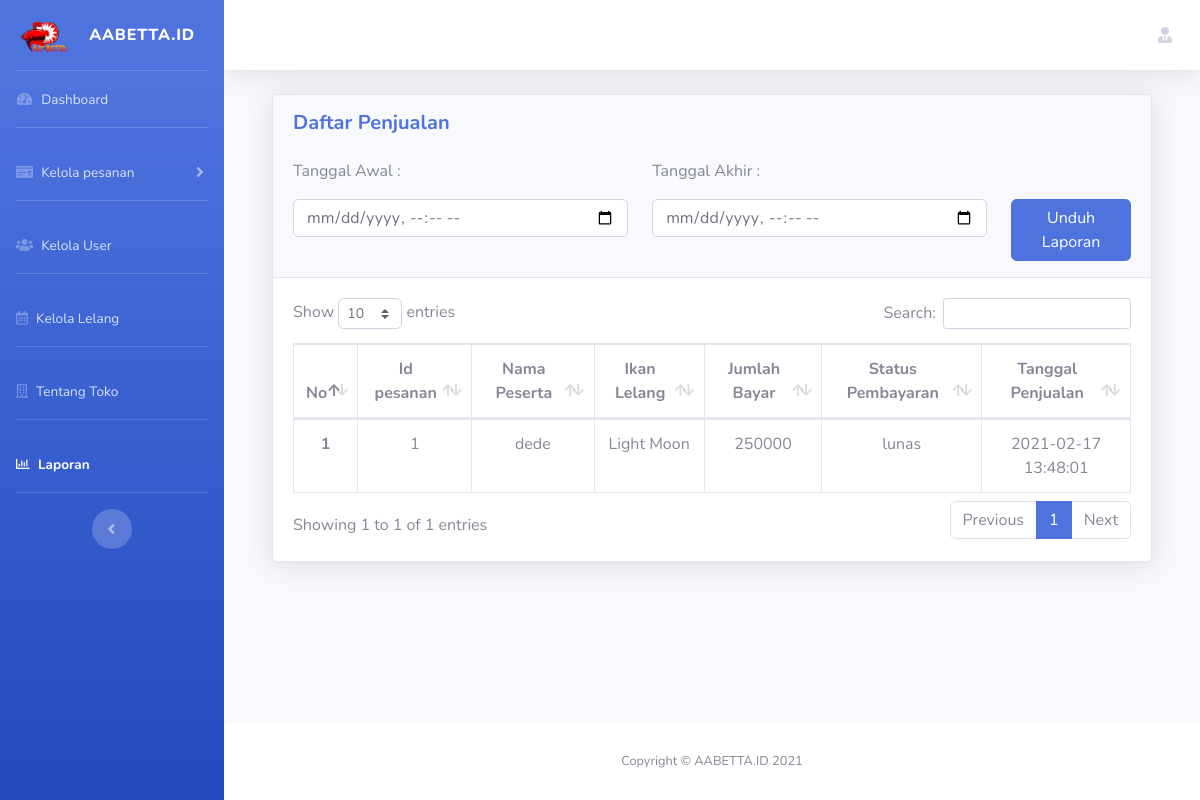
The app's page /index.php/laporan, older data.
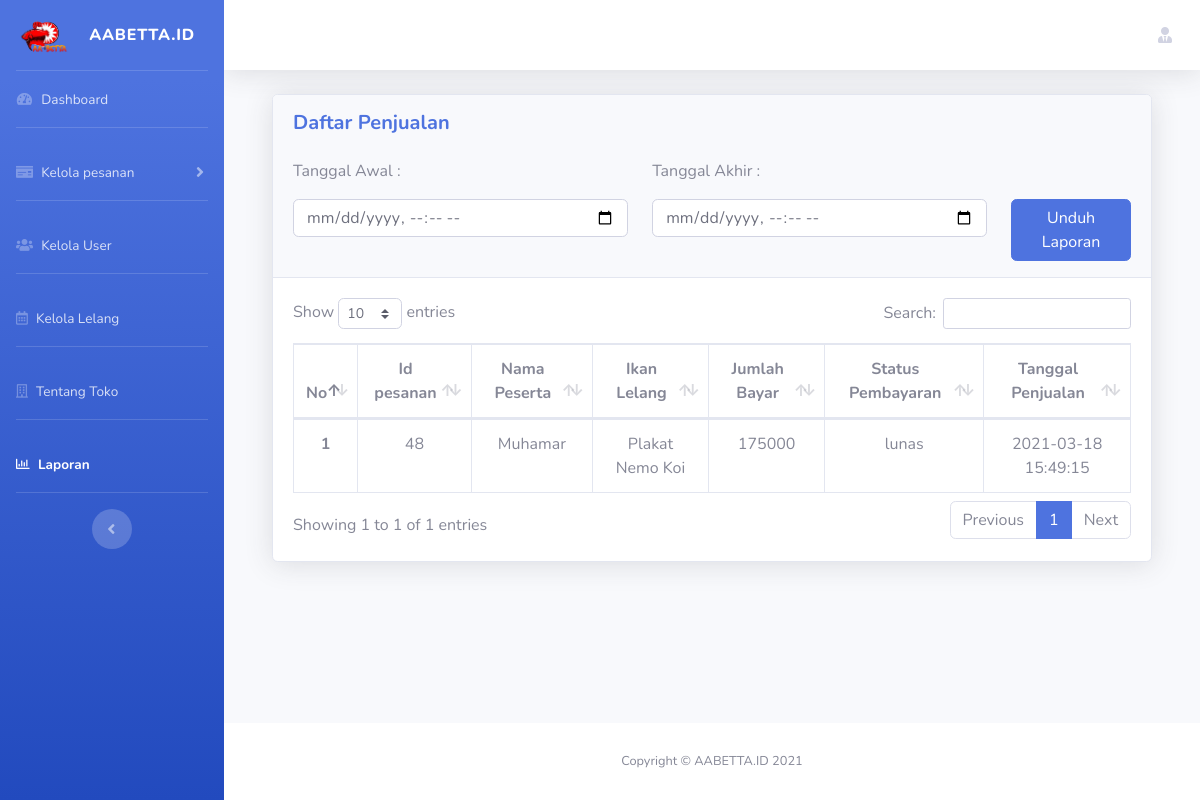
The same page, newer data.
### tables this page shows
CREATE TABLE `pesanan` (
  `id_pesanan` int(11) NOT NULL,
  `id_peserta` int(11) NOT NULL,
  `id_lelang` int(11) NOT NULL,
  `id_tawaran` int(11) NOT NULL,
  `jumlah_bayar` int(11) NOT NULL,
  `bukti_gambar` varchar(128) DEFAULT NULL,
  `status_pembayaran` varchar(255) NOT NULL,
  `status_pengiriman` enum('proses','dikirim/selesai') DEFAULT NULL,
  `waktu_pembayaran` timestamp NULL DEFAULT current_timestamp()
);

CREATE TABLE `peserta` (
  `id_peserta` int(11) NOT NULL,
  `nama` varchar(128) NOT NULL,
  `username` varchar(128) NOT NULL,
  `nohp` varchar(115) DEFAULT NULL,
  `alamat` text NOT NULL,
  `password` varchar(50) NOT NULL
);

CREATE TABLE `lelang` (
  `id_lelang` int(11) NOT NULL,
  `nama_ikan_hias` varchar(128) NOT NULL,
  `harga_buka` int(11) NOT NULL,
  `gambar` varchar(128) NOT NULL,
  `deskripsi` text NOT NULL,
  `waktu_mulai` timestamp NOT NULL DEFAULT current_timestamp(),
  `waktu_selesai` timestamp NOT NULL DEFAULT current_timestamp()
);

### application/libraries/Template.php (called while the page is built)
<?php if (!defined('BASEPATH')) exit('No direct script access allowed');
class Template
{
	var $template_data = array();
	function set($name, $value)
	{
		$this->template_data[$name] = $value;
	}
	function load($template = '', $view = '', $view_data = array(), $return = FALSE)
	{
		$this->CI = &get_instance();
		$this->set('contents', $this->CI->load->view($view, $view_data, TRUE));
		return $this->CI->load->view($template, $this->template_data, $return);
	}
}

### application/controllers/Laporan.php (called while the page is built, shortened)
<?php
class Laporan extends CI_Controller
{
    public function index()
    {
        $data['aktif'] = "laporan";
        $data['judul'] = "Halaman - Laporan";
        if ($this->input->post('awalTanggal') && $this->input->post('akhirTanggal')) {
            $data['awal'] = $this->input->post('awalTanggal');
            $data['akhir'] = $this->input->post('akhirTanggal');
            $data['pesanan'] = $this->Model_pesanan->tampilPesananFilter();
            $data['totalPenjualan'] = $this->Model_pesanan->getJumlahPenjualan();
            $this->mypdf->generate('laporan/dompdf.php', $data);
        } else {
            $data['pesanan'] = $this->Model_pesanan->tampilpesanan();
        }
        $this->template->load('template/template_dashboard.php', 'laporan/index.php', $data);
    }
}

### index.php (called while the page is built, shortened)
<?php
require_once BASEPATH.'core/CodeIgniter.php';

### application/models/Model_pesanan.php (called while the page is built, shortened)
<?php
class Model_pesanan extends CI_Model
{
    public function tampilpesanan()
    {
        $query = "SELECT * FROM pesanan INNER JOIN peserta ON pesanan.id_peserta = peserta.id_peserta INNER JOIN lelang ON pesanan.id_lelang = lelang.id_lelang ORDER BY id_pesanan DESC";
        return $this->db->query($query)->result_array();
    }
}

### application/views/laporan/index.php (the view, shortened to what this page needs)
<div class="container">
	<div class="card shadow mb-4">
		<div class="card-header py-3">
			<div class="row">
				<div class="col-md-12 col-sm-12">
					<h5 class="m-0 font-weight-bold text-primary">Daftar Penjualan</h5>
				</div>
			</div> <br>
			<div class="row">
				<div class="col-md-12 col-sm-12 text-left">
					<form action="" id="formLaporan" method="POST">
						<div class="row">
							<div class="col-md-5 col-sm-12 ">
								<p>Tanggal Awal :</p>
								<input type="datetime-local" class="form-control" name="awalTanggal" required>
							</div>
							<div class="col-md-5 col-sm-12">
								<p>Tanggal Akhir :</p>
								<input type="datetime-local" class="form-control" name="akhirTanggal" required>
							</div>
							<div class="col-md-2 col-sm-12">
								<p></p><br>
								<button type="submit" class="btn btn-primary">Unduh Laporan</button>
							</div>
						</div>
					</form>
				</div>
			</div>
		</div>
		<div class="card-body">
			<div class="table-responsive">
				<table class="table table-bordered text-center" id="dataTable" width="100%" cellspacing="0">
					<thead>
						<tr>
							<th>No</th>
							<th>Id pesanan</th>
							<th>Nama Peserta</th>
							<th>Ikan Lelang</th>
							<th>Jumlah Bayar</th>
							<th>Status Pembayaran</th>
							<th>Tanggal Penjualan</th>
						</tr>
					</thead>
					<tbody>
						<?php $i = 1; ?>
						<?php foreach ($pesanan as $pm) : ?>
						<?php if ($pm['status_pembayaran'] == 'lunas' && $pm['status_pengiriman'] == 'dikirim/selesai') : ?>
						<tr>
							<th scope="row"><?= $i++; ?></th>
							<td><?= $pm['id_pesanan']; ?></td>
							<td><?= $pm['nama']; ?></td>
							<td><?= $pm['nama_ikan_hias']; ?></td>
							<td><?= $pm['jumlah_bayar']; ?></td>
							<td><?= $pm['status_pembayaran']; ?></td>
							<td><?= $pm['waktu_pembayaran']; ?></td>
						</tr>
						<?php endif; ?>
						<?php endforeach ?>
					</tbody>
				</table>
			</div>
		</div>
	</div>
</div>

Row changes from the older to the newer data that the page shows:
removed pesanan: id_pesanan "1", id_peserta.nama "dede", id_lelang.nama_ikan_hias "Light Moon", jumlah_bayar "250000", status_pembayaran "lunas", waktu_pembayaran "2021-02-17 13:48:01"
added pesanan: id_pesanan "48", id_peserta.nama "Muhamar", id_lelang.nama_ikan_hias "Plakat Nemo Koi", jumlah_bayar "175000", status_pembayaran "lunas", waktu_pembayaran "2021-03-18 15:49:15"
